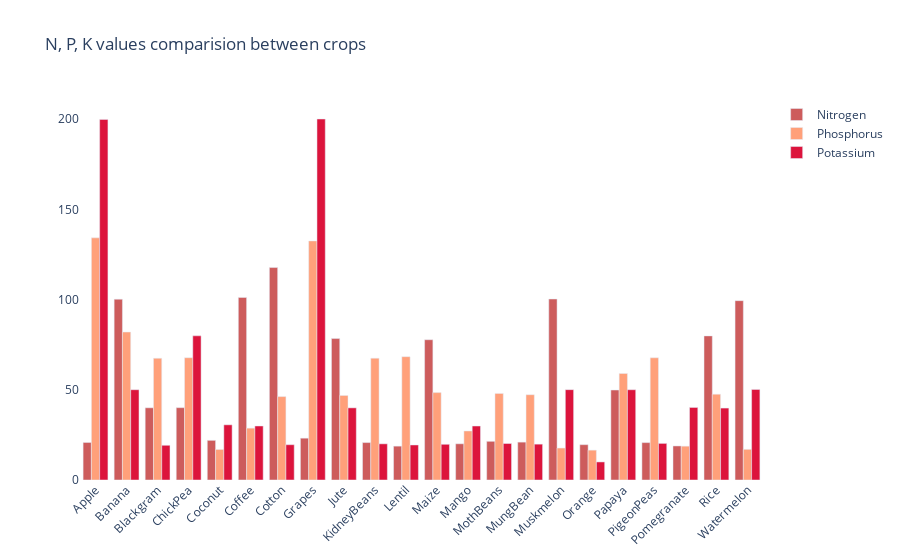

Notebook code for this chart:
### Code cell
fig = go.Figure()
fig.add_trace(go.Bar(
    x=crop_summary.index,
    y=crop_summary['Nitrogen'],
    name='Nitrogen',
    marker_color='indianred'
))
fig.add_trace(go.Bar(
    x=crop_summary.index,
    y=crop_summary['Phosphorus'],
    name='Phosphorus',
    marker_color='lightsalmon'
))
fig.add_trace(go.Bar(
    x=crop_summary.index,
    y=crop_summary['Potassium'],
    name='Potassium',
    marker_color='crimson'
))

fig.update_layout(title="N, P, K values comparision between crops",
                  plot_bgcolor='white',
                  barmode='group',
                  xaxis_tickangle=-45)

fig.show()

### Figure 1 — Plotly figure (JSON) as saved in the notebook; plotly's stock layout.template omitted (floating-point values rounded to 4 significant figures)
{"data": [{"marker": {"color": "indianred"}, "name": "Nitrogen", "type": "bar", "x": ["Apple", "Banana", "Blackgram", "ChickPea", "Coconut", "Coffee", "Cotton", "Grapes", "Jute", "KidneyBeans", "Lentil", "Maize", "Mango", "MothBeans", "MungBean", "Muskmelon", "Orange", "Papaya", "PigeonPeas", "Pomegranate", "Rice", "Watermelon"], "y": [20.8, 100.2, 40.02, 40.09, 21.98, 101.2, 117.8, 23.18, 78.4, 20.75, 18.77, 77.76, 20.07, 21.44, 20.99, 100.3, 19.58, 49.88, 20.73, 18.87, 79.89, 99.42]}, {"marker": {"color": "lightsalmon"}, "name": "Phosphorus", "type": "bar", "x": ["Apple", "Banana", "Blackgram", "ChickPea", "Coconut", "Coffee", "Cotton", "Grapes", "Jute", "KidneyBeans", "Lentil", "Maize", "Mango", "MothBeans", "MungBean", "Muskmelon", "Orange", "Papaya", "PigeonPeas", "Pomegranate", "Rice", "Watermelon"], "y": [134.2, 82.01, 67.47, 67.79, 16.93, 28.74, 46.24, 132.5, 46.86, 67.54, 68.36, 48.44, 27.18, 48.01, 47.28, 17.72, 16.55, 59.05, 67.73, 18.75, 47.58, 17.0]}, {"marker": {"color": "crimson"}, "name": "Potassium", "type": "bar", "x": ["Apple", "Banana", "Blackgram", "ChickPea", "Coconut", "Coffee", "Cotton", "Grapes", "Jute", "KidneyBeans", "Lentil", "Maize", "Mango", "MothBeans", "MungBean", "Muskmelon", "Orange", "Papaya", "PigeonPeas", "Pomegranate", "Rice", "Watermelon"], "y": [199.9, 50.05, 19.24, 79.92, 30.59, 29.94, 19.56, 200.1, 39.99, 20.05, 19.41, 19.79, 29.92, 20.23, 19.87, 50.08, 10.01, 50.04, 20.29, 40.21, 39.87, 50.22]}], "layout": {"barmode": "group", "plot_bgcolor": "white", "title": {"text": "N, P, K values comparision between crops"}, "xaxis": {"tickangle": -45}}}
